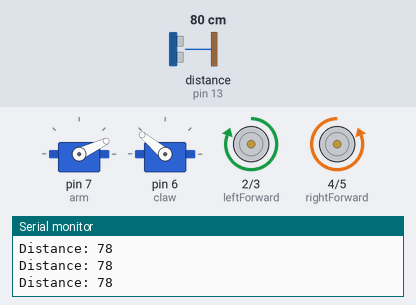
A sketch run on a simulated Arduino Uno, built with avr-gcc and run on an emulated ATmega328P. On the bench: 2 × servo, motor-driver pin pairs drawn as motors (green arrow = first pin HIGH = forward, orange = second pin HIGH = backward, longer = more drive), the last lines printed to the serial monitor. Wiring (inferred from the names in the program): ultrasonic range finder: trigger pin 12; echo pin 13. The inputs (shaded band) are chosen by the test bench; at power-on: distance to the obstacle (sensor on pin 13) 80 cm. The echo pulse lasts 58.3 µs per cm.

Above: at 1.2 s.
1.3 s: distance to the obstacle (sensor on pin 13) set to 2 cm
At 1.63 s:
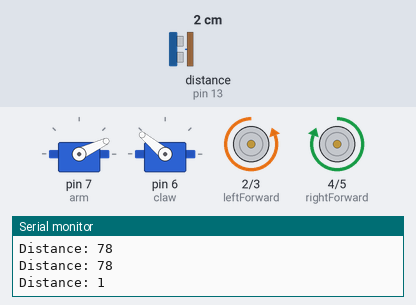
3.9 s: distance to the obstacle (sensor on pin 13) set to 38 cm
6.6 s: distance to the obstacle (sensor on pin 13) set to 45 cm
8.1 s: distance to the obstacle (sensor on pin 13) set to 35 cm
At 9.38 s:
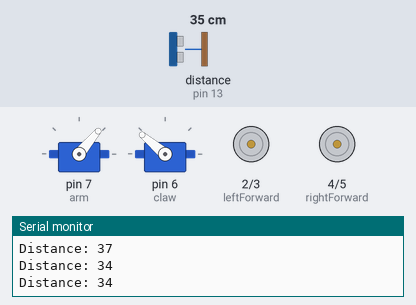
11.1 s: distance to the obstacle (sensor on pin 13) set to 60 cm
At 12.2 s:
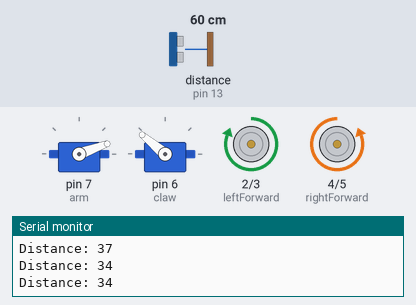
Timing chart, 0 to 13.6 s (numbered marks = the images above; inputs shaded):
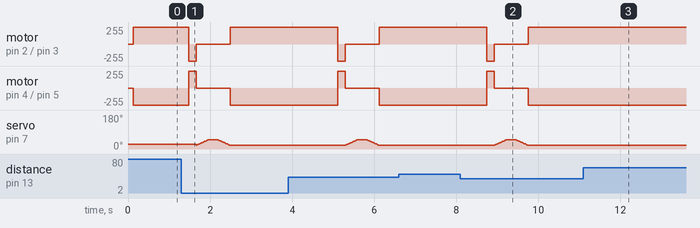

The sketch:

ew.ino
```cpp
#include<Servo.h>
int arm=7;
int claw=6;
const int trigPin = 12;
const int echoPin = 13;
const int leftForward = 2;
const int leftBackward = 3;
const int rightForward = 4;
const int rightBackward = 5;
Servo armservo,clawservo;
int error=0;
void setup()
{
    armservo.attach(arm);
    clawservo.attach(claw);
    pinMode(trigPin, OUTPUT);
    pinMode(echoPin, INPUT);
    Serial.begin(9600);
    pinMode(leftForward , OUTPUT);
    pinMode(leftBackward , OUTPUT);
    pinMode(rightForward , OUTPUT);
    pinMode(rightBackward , OUTPUT);
}
void turnright()
{
  digitalWrite(leftForward , HIGH);
  digitalWrite(leftBackward , LOW);
  digitalWrite(rightForward , LOW);
  digitalWrite(rightBackward , HIGH
  );
}
void turnleft()
{
  digitalWrite(leftForward , LOW);
  digitalWrite(leftBackward , HIGH);
  digitalWrite(rightForward , HIGH);
  digitalWrite(rightBackward , LOW);
}
void moveforward()
{
  digitalWrite(leftForward , HIGH);
  digitalWrite(leftBackward , LOW);
  digitalWrite(rightForward , HIGH);
  digitalWrite(rightBackward , LOW);
}
void stopmoving()
{
  digitalWrite(leftForward , LOW);
  digitalWrite(leftBackward , LOW);
  digitalWrite(rightForward , LOW);
  digitalWrite(rightBackward , LOW);
}
int dist()
{
    long duration;
    int distance;
    {
    digitalWrite(trigPin, LOW);
    delayMicroseconds(2);
    digitalWrite(trigPin, HIGH);
    delayMicroseconds(10);
    digitalWrite(trigPin, LOW);
    duration = pulseIn(echoPin, HIGH);
    distance= duration*0.034/2;
    Serial.print("Distance: ");
    Serial.println(distance);
    delay(100);
    }
    return distance;
}
int checkheight(int initdist)
{
  int ret;
  for(int i=20;i<=50;i++)
  {
    armservo.write(i);
    delay(10);
  }
  delay(100);
  int presentdista=dist();
  int threshhold=initdist/(0.939);
  if(abs(presentdista-initdist)<15)
  {
    ret=0;
  }
  else
  {
    ret=1;
  }
  for(int i=50;i>=20;i--)
  {
    armservo.write(i);
    delay(10);
  }
  return ret;
}
/*int checkwidth(int initdist)
{
   for(int i=0;i<=20;i++)
   {
    turnleft();
    delay(15);
   }
   delay(100);
   int di1=dist();
   for(int i=20;i>=0;i--)
   {
    turnright();
    delay(20);
   }
   delay(100);
   int di2=dist();
   if(abs(initdist-di2)<=4||abs(initdist-di1)<=4)
   {
    return 0;
   }
   else
   {
    return 1;
   }
}*/
void pick()
{
  delay(100);
  armservo.write(10);
  delay(500);
  //delay(1000);
  stopmoving();
  clawservo.write(140);
  delay(100);
  for(int j=140;j<170;j++)
  {
    clawservo.write(j);
    delay(10);
  }
  for(int i=0;i<=140;i++)
  {
    if(i<40)
    {
      clawservo.write(170+i/4);
    }
    {
      armservo.write(i);
      delay(10);
    }
  }
  //delay(100);
  clawservo.write(80);
  delay(100);
  for(int i=140;i>=0;i--)
  {
    armservo.write(i);
    delay(10);
  }
}
int flag=0;
void loop()
{
    flag=0;
    clawservo.write(140);
    armservo.write(25);
    int dista=dist();
    if(dista>40)
    {
      for(int j=0;;j++)
      {
         delay(20);
         turnright();
         dista=dist();
        {
          if(dista<=40)
          {
            for(int l=0;l<15;l++)
            {
              turnleft();
              delay(12);
            }
            stopmoving();
            int cond=checkheight(dista);
            if(cond==1)
            {
              clawservo.write(80);
              break;
            }
            else
            {
              for(int co=0;co<50;co++)
              {
                turnright();
                delay(50);
              }
            }
           }
        }
      }
    }
    clawservo.write(80);
    //dista=dist();
    for(int k=0;;k++)
    {
      moveforward();
      dista=dist();
      if(dista<=8&&flag==0)
      {
        flag=1;
        stopmoving();
        if(checkheight(dista)==0)
        {
          for(int j=0;j<50;j++)
          {
            turnright();
            delay(50);
          }
          break;
        }
      }
      if(dista<=4)
      {
        for(int i=0;i<4;i++)
        {
          moveforward();
          delay(10);
        }
        stopmoving();
        if(checkheight(dista)==1)
        {
          pick();
        }
        else{
          for(int co=0;co<50;co++)
          {
            turnright();
            delay(50);
          }
        }
        break;
      }
    }
}
```

Measured:
- after the input at 1.3 s, motor on pin 2 (leftForward) / pin 3 (leftBackward): forward 255/255 → backward 255/255 after 0.18 s, → stopped 0.18 s later, → forward 255/255 0.83 s later; motor on pin 4 (rightForward) / pin 5 (rightBackward): backward 255/255 → forward 255/255 after 0.18 s, → stopped 0.18 s later, → backward 255/255 0.83 s later
- after the input at 6.6 s, every drawn part: stays the same
- after the input at 8.1 s, motor on pin 2 (leftForward) / pin 3 (leftBackward): forward 255/255 → backward 255/255 after 0.64 s, → stopped 0.18 s later, → forward 255/255 0.83 s later; motor on pin 4 (rightForward) / pin 5 (rightBackward): backward 255/255 → forward 255/255 after 0.64 s, → stopped 0.18 s later, → backward 255/255 0.83 s later
- after the input at 11.1 s, motor on pin 2 (leftForward) / pin 3 (leftBackward): stays forward 255/255 (without the input it goes to backward 255/255 after 1.3 s); motor on pin 4 (rightForward) / pin 5 (rightBackward): stays backward 255/255 (without the input it goes to forward 255/255 after 1.3 s)
- by itself, servo on pin 7 (arm): rises from 20° to 50° in 0.28 s, then falls to 20° in 0.53 s
